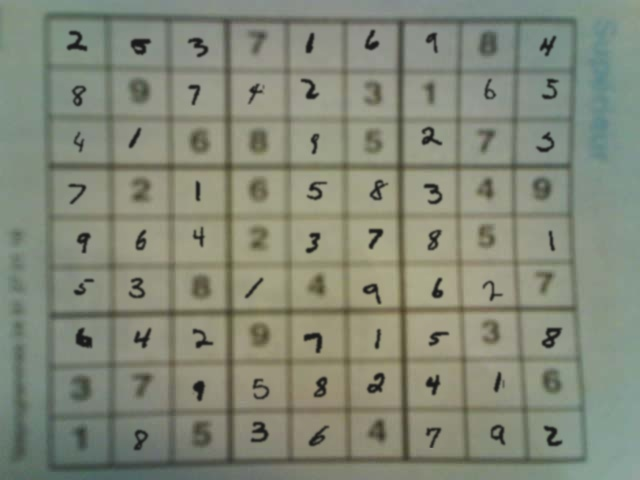
#> input picture data/raw/boards/mixed 2/mixed 2/image1.jpg, 640 x 480 px
$ python -i logical_line_frame_cell_preprocessing.py   (imports and definitions only)
#> lines starting #> are read from the running program, lines starting #| are printed output that depends on the picture
from __future__ import annotations

import cv2
import numpy as np

DEFAULT_OUTPUT_SIZE_PX = 28
DEFAULT_BORDER_CLEARANCE_PX = 0
DEFAULT_MIN_COMPONENT_AREA_RATIO = 0.00008
DEFAULT_MIN_COMPONENT_AREA_FLOOR_PX = 16
DEFAULT_MEDIAN_KERNEL_SIZE = 5
DEFAULT_SOFT_CLEANUP_AREA_MULTIPLIER = 0.35


# [184 lines left out: functions build_foreground_mask, preprocess_cell_for_ml, preprocess_cells_grid_for_ml, clean_cell_binary, _to_grayscale, _apply_median_denoise and 2 more, not called in this run]


def _center_foreground(
    binary_image: np.ndarray,
    output_size_px: int,
) -> np.ndarray:
    if output_size_px <= 0:
        raise ValueError("Output size must be greater than zero.")

    foreground_points = cv2.findNonZero(binary_image)
    canvas = np.zeros((output_size_px, output_size_px), dtype=np.uint8)
    if foreground_points is None:
        return canvas

    x_coord, y_coord, width, height = cv2.boundingRect(foreground_points)
    cropped_foreground = binary_image[
        y_coord : y_coord + height,
        x_coord : x_coord + width,
    ]
    target_inner_size = max(output_size_px - 8, 1)
    resize_scale = min(
        target_inner_size / max(width, 1),
        target_inner_size / max(height, 1),
    )
    resized_width = max(1, int(round(width * resize_scale)))
    resized_height = max(1, int(round(height * resize_scale)))
    interpolation = cv2.INTER_NEAREST if resize_scale >= 1.0 else cv2.INTER_AREA
    resized_foreground = cv2.resize(
        cropped_foreground,
        (resized_width, resized_height),
        interpolation=interpolation,
    )
    _, resized_foreground = cv2.threshold(
        resized_foreground,
        127,
        255,
        cv2.THRESH_BINARY,
    )
    offset_x = (output_size_px - resized_width) // 2
    offset_y = (output_size_px - resized_height) // 2
    canvas[
        offset_y : offset_y + resized_height,
        offset_x : offset_x + resized_width,
    ] = resized_foreground
    return canvas


__all__ = [
    "DEFAULT_OUTPUT_SIZE_PX",
    "build_foreground_mask",
    "clean_cell_binary",
    "preprocess_cell_for_ml",
    "preprocess_cells_grid_for_ml",
]

>>> import cv2
>>> picture = cv2.imread('../../../../../data/raw/boards/mixed 2/mixed 2/image1.jpg', cv2.IMREAD_GRAYSCALE)
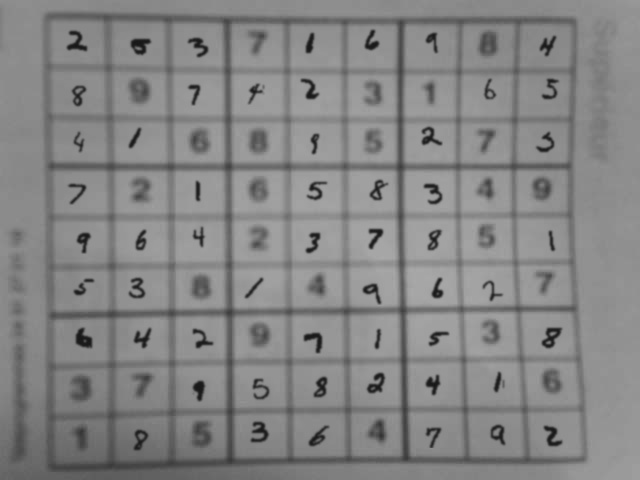
#> picture: shape (480, 640); min 23, max 169, mean 132.6
>>> result = _center_foreground(picture, 'out.png')
#> (the run stopped early here; a loop or call above may not have finished)

$ run again, on data/raw/boards/mixed 2/mixed 2/image100.jpg
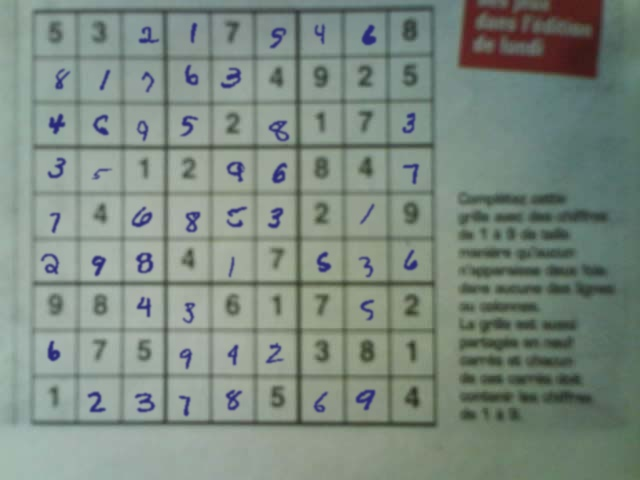
#> input picture data/raw/boards/mixed 2/mixed 2/image100.jpg, 640 x 480 px
#> `picture = cv2.imread('../../../../../data/raw/boards/mixed 2/mixed 2/i..`:
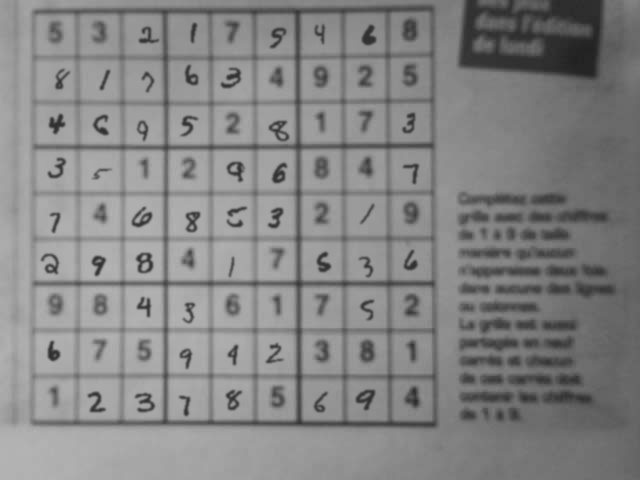
#> picture: shape (480, 640); min 33, max 180, mean 132.5

$ run again, on data/raw/boards/mixed 2/mixed 2/image1000.jpg
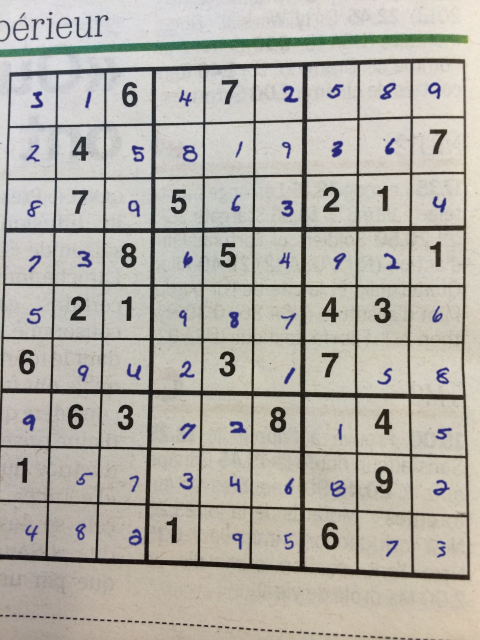
#> input picture data/raw/boards/mixed 2/mixed 2/image1000.jpg, 960 x 1280 px (shown at 1/2 size)
#> `picture = cv2.imread('../../../../../data/raw/boards/mixed 2/mixed 2/i..`:
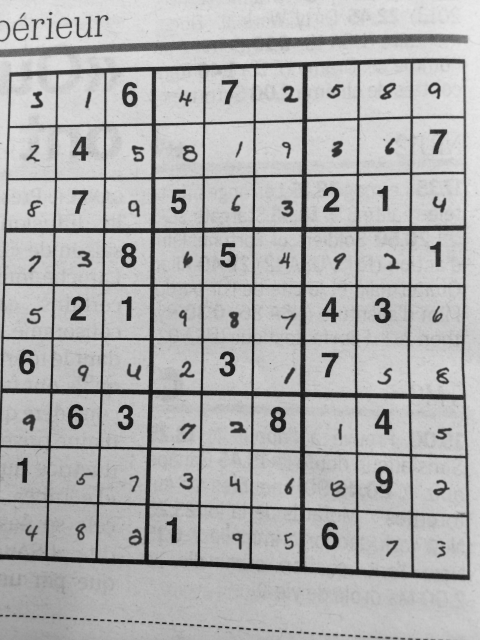
#> picture: shape (1280, 960) (shown at 1/2 size); min 0, max 236, mean 175.7

$ run again, on data/raw/boards/mixed 2/mixed 2/image1001.jpg
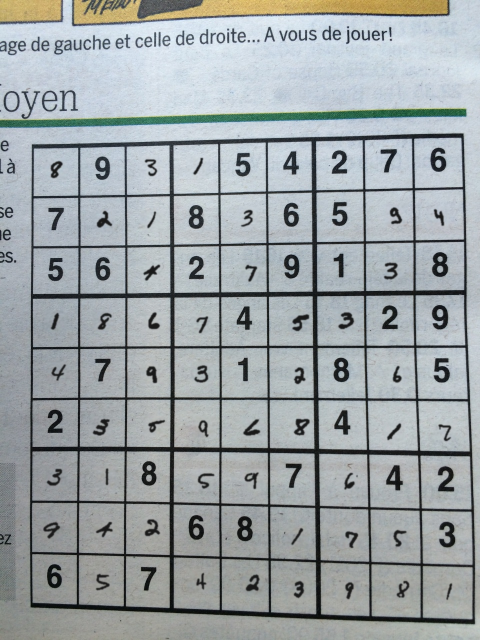
#> input picture data/raw/boards/mixed 2/mixed 2/image1001.jpg, 960 x 1280 px (shown at 1/2 size)
#> `picture = cv2.imread('../../../../../data/raw/boards/mixed 2/mixed 2/i..`:
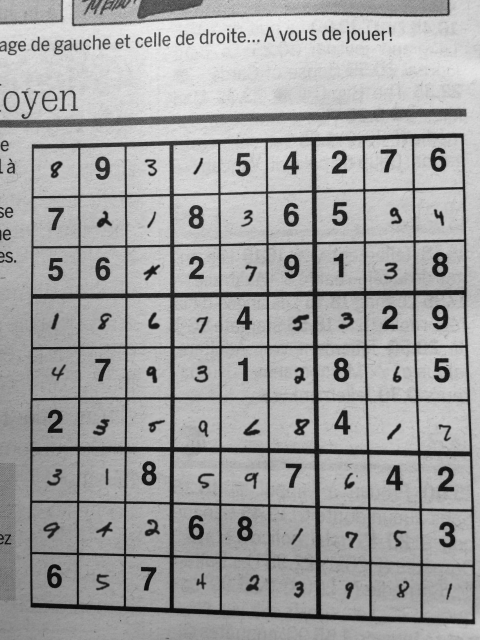
#> picture: shape (1280, 960) (shown at 1/2 size); min 0, max 243, mean 162.2
